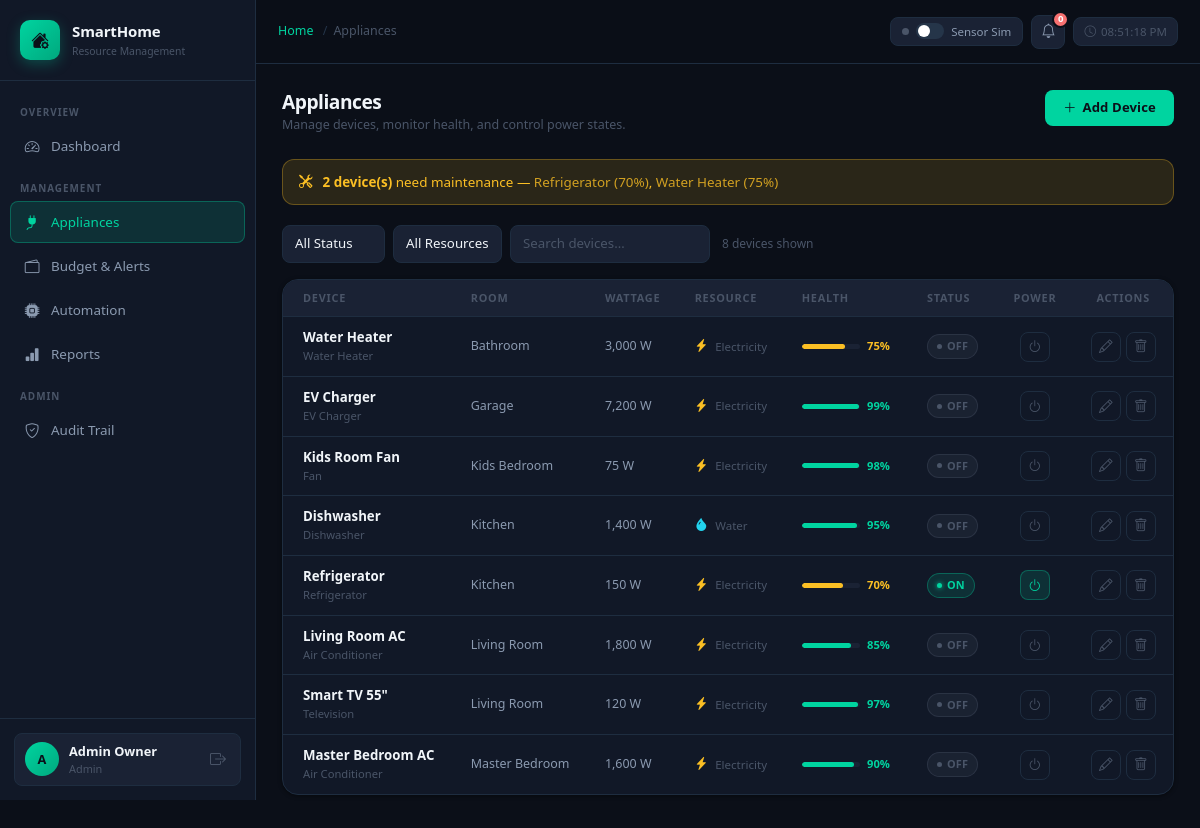
/appliances (signed in), run on the app's committed database.
### tables this page shows
CREATE TABLE users (
    id           INT UNSIGNED AUTO_INCREMENT PRIMARY KEY,
    name         VARCHAR(100)                        NOT NULL,
    email        VARCHAR(150)                        NOT NULL UNIQUE,
    password     VARCHAR(255)                        NOT NULL,
    role         ENUM('admin','resident','guest')    NOT NULL DEFAULT 'resident',
    avatar       VARCHAR(255)                        NULL,
    created_at   DATETIME                            NOT NULL DEFAULT CURRENT_TIMESTAMP,
    updated_at   DATETIME                            NOT NULL DEFAULT CURRENT_TIMESTAMP ON UPDATE CURRENT_TIMESTAMP
);

CREATE TABLE appliances (
    id              INT UNSIGNED AUTO_INCREMENT PRIMARY KEY,
    room_id         INT UNSIGNED         NOT NULL,
    name            VARCHAR(100)         NOT NULL,
    type            VARCHAR(60)          NOT NULL,
    status          ENUM('ON','OFF','FAULT','SHUTDOWN') NOT NULL DEFAULT 'OFF',
    base_wattage    DECIMAL(8,2)         NOT NULL DEFAULT 0,
    age_hours       INT UNSIGNED         NOT NULL DEFAULT 0,
    health_score    TINYINT UNSIGNED     NOT NULL DEFAULT 100 COMMENT '0-100',
    resource_type   ENUM('electricity','water','gas') NOT NULL DEFAULT 'electricity',
    created_at      DATETIME             NOT NULL DEFAULT CURRENT_TIMESTAMP,
    updated_at      DATETIME             NOT NULL DEFAULT CURRENT_TIMESTAMP ON UPDATE CURRENT_TIMESTAMP,
    CONSTRAINT fk_app_room FOREIGN KEY (room_id) REFERENCES rooms(id)
);

CREATE TABLE rooms (
    id         INT UNSIGNED AUTO_INCREMENT PRIMARY KEY,
    name       VARCHAR(80)  NOT NULL,
    floor      TINYINT      NOT NULL DEFAULT 1,
    created_at DATETIME     NOT NULL DEFAULT CURRENT_TIMESTAMP
);

### views/appliances/index.php (the view, shortened to what the rows shown need)
<?php $pageTitle = 'Appliances'; ?>
<div class="page-header">
    <div>
        <h1 class="page-title">Appliances</h1>
        <div class="page-sub">Manage devices, monitor health, and control power states.</div>
    </div>
    <div class="page-actions">
        <?php if($currentUser['role']==='admin'): ?>
        <a href="<?= BASE_URL ?>/appliances/create" class="btn-accent"><i class="bi bi-plus-lg"></i> Add Device</a>
        <?php endif; ?>
    </div>
</div>
<?php if (!empty($maintenance)): ?>
<div class="flash-bar flash-warning" style="margin-bottom:20px">
    <i class="bi bi-tools"></i>
    <span><strong><?= count($maintenance) ?> device(s)</strong> need maintenance —
        <?php foreach($maintenance as $m): ?>
        <span style="opacity:.8"><?= htmlspecialchars($m['name']) ?> (<?= $m['health_score'] ?>%)</span><?= !($m==end($maintenance))?', ':'' ?>
        <?php endforeach; ?>
    </span>
</div>
<?php endif; ?>
<div style="display:flex;gap:8px;margin-bottom:16px;flex-wrap:wrap;align-items:center">
    <select id="fStatus" class="form-select form-select-sm" style="width:auto">
        <option value="">All Status</option>
    </select>
    <select id="fResource" class="form-select form-select-sm" style="width:auto">
        <option value="">All Resources</option>
    </select>
    <input type="text" id="fSearch" class="form-control form-control-sm" placeholder="Search devices…" style="width:200px">
    <span id="fCount" style="font-size:.75rem;color:var(--text-3);margin-left:4px"></span>
</div>
<div class="sh-card">
    <div style="overflow-x:auto">
        <table class="tbl" id="appTable">
            <thead>
                <tr>
                    <th style="padding-left:20px">Device</th>
                    <th>Room</th>
                    <th>Wattage</th>
                    <th>Resource</th>
                    <th>Health</th>
                    <th>Status</th>
                    <th style="text-align:center">Power</th>
                    <?php if($currentUser['role']==='admin'): ?><th style="text-align:center">Actions</th><?php endif; ?>
                </tr>
            </thead>
            <tbody id="appBody">
            <?php foreach ($appliances as $a):
                $pillMap = ['ON'=>'pill-on','OFF'=>'pill-off','FAULT'=>'pill-fault','SHUTDOWN'=>'pill-shutdown'];
                $pill    = $pillMap[$a['status']] ?? 'pill-off';
                $health  = (int)$a['health_score'];
                $hc      = $health>=80?'var(--accent)':($health>=60?'var(--yellow)':'var(--red)');
                $rIco    = ['electricity'=>'lightning-charge-fill','water'=>'droplet-fill','gas'=>'fire'][$a['resource_type']]??'dash';
                $rCol    = ['electricity'=>'var(--yellow)','water'=>'var(--cyan)','gas'=>'var(--orange)'][$a['resource_type']]??'#fff';
                $csrf    = htmlspecialchars($_SESSION['csrf_token']??'');
            ?>
            <tr data-status="<?= $a['status'] ?>" data-resource="<?= $a['resource_type'] ?>" data-name="<?= strtolower(htmlspecialchars($a['name'])) ?>">
                <td style="padding-left:20px">
                    <div style="font-weight:600;font-size:.83rem"><?= htmlspecialchars($a['name']) ?></div>
                    <div style="font-size:.7rem;color:var(--text-3)"><?= htmlspecialchars($a['type']) ?></div>
                </td>
                <td style="font-size:.78rem;color:var(--text-2)"><?= htmlspecialchars($a['room_name']) ?></td>
                <td style="font-size:.78rem;color:var(--text-2)"><?= number_format($a['base_wattage'],0) ?> W</td>
                <td>
                    <i class="bi bi-<?= $rIco ?>" style="color:<?= $rCol ?>;font-size:.82rem"></i>
                    <span style="font-size:.72rem;color:var(--text-3);margin-left:4px"><?= ucfirst($a['resource_type']) ?></span>
                </td>
                <td>
                    <div style="display:flex;align-items:center;gap:7px;min-width:90px">
                        <div class="h-bar"><div class="h-fill" style="width:<?= $health ?>%;background:<?= $hc ?>"></div></div>
                        <span style="font-size:.7rem;font-weight:700;color:<?= $hc ?>;min-width:28px"><?= $health ?>%</span>
                    </div>
                </td>
                <td><span class="status-pill <?= $pill ?>"><?= $a['status'] ?></span></td>
                <td style="text-align:center">
                    <button class="btn-icon toggle-btn <?= $a['status']==='ON'?'power-on':'' ?>"
                            data-id="<?= $a['id'] ?>" data-csrf="<?= $csrf ?>"
                            title="Toggle power"
                            <?= $currentUser['role']==='guest'?'disabled style="opacity:.35"':'' ?>>
                        <i class="bi bi-power"></i>
                    </button>
                </td>
                <?php if($currentUser['role']==='admin'): ?>
                <td style="text-align:center">
                    <div style="display:flex;gap:5px;justify-content:center">
                        <a href="<?= BASE_URL ?>/appliances/edit/<?= $a['id'] ?>" class="btn-icon" title="Edit"><i class="bi bi-pencil"></i></a>
                        <form method="POST" action="<?= BASE_URL ?>/appliances/delete/<?= $a['id'] ?>" style="display:inline"
                              onsubmit="return confirm('Delete <?= htmlspecialchars(addslashes($a['name'])) ?>?')">
                            <button type="submit" class="btn-icon danger" title="Delete"><i class="bi bi-trash"></i></button>
                        </form>
                    </div>
                </td>
                <?php endif; ?>
            </tr>
            <?php endforeach; ?>
            </tbody>
        </table>
    </div>
</div>

### index.php (shortened to what the rows shown need)
<?php
$uri    = parse_url($_SERVER['REQUEST_URI'], PHP_URL_PATH);
$base   = parse_url(BASE_URL, PHP_URL_PATH);
$uri    = '/' . ltrim(substr($uri, strlen($base)), '/');
$parts  = array_values(array_filter(explode('/', trim($uri, '/'))));
$segment0 = $parts[0] ?? 'dashboard';
$segment1 = $parts[1] ?? 'index';
$segment2 = isset($parts[2]) ? (int)$parts[2] : null;
$routes = [
    ['GET',  'auth',       'login',          'AuthController',       'loginForm'],
    ['POST', 'auth',       'login',          'AuthController',       'login'],
    ['GET',  'auth',       'register',       'AuthController',       'registerForm'],
    ['POST', 'auth',       'register',       'AuthController',       'register'],
    ['GET',  'auth',       'logout',         'AuthController',       'logout'],
    ['GET',  'dashboard',  'index',          'DashboardController',  'index'],
    ['GET',  '',           '',               'DashboardController',  'index'],
    ['GET',  'appliances', 'index',          'ApplianceController',  'index'],
    ['GET',  'appliances', 'create',         'ApplianceController',  'create'],
    ['POST', 'appliances', 'store',          'ApplianceController',  'store'],
    ['GET',  'appliances', 'edit',           'ApplianceController',  'edit'],
    ['POST', 'appliances', 'update',         'ApplianceController',  'update'],
    ['POST', 'appliances', 'delete',         'ApplianceController',  'delete'],
    ['POST', 'appliances', 'toggle',         'ApplianceController',  'toggle'],
    ['GET',  'budget',     'index',          'BudgetController',     'index'],
    ['POST', 'budget',     'save',           'BudgetController',     'save'],
    ['POST', 'budget',     'mark-read',      'BudgetController',     'markRead'],
    ['POST', 'budget',     'mark-all-read',  'BudgetController',     'markAllRead'],
    ['GET',  'automation', 'index',          'AutomationController', 'index'],
    ['POST', 'automation', 'rule',           'AutomationController', 'storeRule'],
    ['POST', 'automation', 'delete-rule',    'AutomationController', 'deleteRule'],
    ['POST', 'automation', 'toggle-rule',    'AutomationController', 'toggleRule'],
    ['GET',  'automation', 'audit',          'AutomationController', 'auditLog'],
    ['POST', 'automation', 'challenge-join', 'AutomationController', 'joinChallenge'],
    ['POST', 'automation', 'vacation',       'AutomationController', 'vacationMode'],
    ['GET',  'reports',    'index',          'ReportsController',    'index'],
    ['POST', 'reports',    'upload',         'ReportsController',    'upload'],
    ['GET',  'reports',    'pdf',            'ReportsController',    'generatePdf'],
];
$method   = $_SERVER['REQUEST_METHOD'];
foreach ($routes as [$rm, $rc, $ra, $controller, $action]) {
    $seg0Match = $segment0 === $rc || ($rc === '' && $segment0 === '');
    if ($method === $rm && $seg0Match && ($segment1 === $ra || ($ra === 'index' && $segment1 === 'index'))) {
        $ctrl = new $controller();
        if ($segment2 !== null && method_exists($ctrl, $action)) {
            $ctrl->$action($segment2);
        } else {
            $ctrl->$action();
        }
        break;
    }
}

### views/layout/main.php (shortened to what the rows shown need)
<!DOCTYPE html>
<html lang="en">
<head>
    <link href="https://cdn.jsdelivr.net/npm/bootstrap@5.3.2/dist/css/bootstrap.min.css" rel="stylesheet">
    <link href="https://cdn.jsdelivr.net/npm/bootstrap-icons@1.11.3/font/bootstrap-icons.min.css" rel="stylesheet">
    <link href="<?= BASE_URL ?>/assets/css/app.css" rel="stylesheet">
</head>
<body>
<nav id="sidebar">
    <div class="sb-brand">
        <div class="sb-brand-icon"><i class="bi bi-house-gear-fill"></i></div>
        <div>
            <div class="sb-brand-text">SmartHome</div>
            <div class="sb-brand-sub">Resource Management</div>
        </div>
    </div>
    <div class="sb-nav">
        <div class="sb-section">Overview</div>
        <a href="<?= BASE_URL ?>/dashboard" class="sb-link <?= str_contains($_SERVER['REQUEST_URI'],'/dashboard')?'active':'' ?>"><i class="bi bi-speedometer2"></i> Dashboard</a>
        <div class="sb-section">Management</div>
        <a href="<?= BASE_URL ?>/appliances" class="sb-link <?= str_contains($_SERVER['REQUEST_URI'],'/appliances')?'active':'' ?>"><i class="bi bi-plug-fill"></i> Appliances</a>
        <a href="<?= BASE_URL ?>/budget" class="sb-link <?= str_contains($_SERVER['REQUEST_URI'],'/budget')?'active':'' ?>"><i class="bi bi-wallet2"></i> Budget & Alerts</a>
        <a href="<?= BASE_URL ?>/automation" class="sb-link <?= str_contains($_SERVER['REQUEST_URI'],'/automation')?'active':'' ?>"><i class="bi bi-cpu-fill"></i> Automation</a>
        <a href="<?= BASE_URL ?>/reports" class="sb-link <?= str_contains($_SERVER['REQUEST_URI'],'/reports')?'active':'' ?>"><i class="bi bi-bar-chart-fill"></i> Reports</a>
        <?php if (isset($currentUser) && $currentUser['role']==='admin'): ?>
        <div class="sb-section">Admin</div>
        <a href="<?= BASE_URL ?>/automation/audit" class="sb-link <?= str_contains($_SERVER['REQUEST_URI'],'/audit')?'active':'' ?>"><i class="bi bi-shield-check"></i> Audit Trail</a>
        <?php endif; ?>
    </div>
    <div class="sb-footer">
        <div class="sb-user">
            <div class="sb-avatar"><?= strtoupper(substr($currentUser['name']??'U',0,1)) ?></div>
            <div style="min-width:0;flex:1">
                <div class="sb-user-name text-truncate"><?= htmlspecialchars($currentUser['name']??'') ?></div>
                <div class="sb-user-role"><?= ucfirst($currentUser['role']??'') ?></div>
            </div>
            <a href="<?= BASE_URL ?>/auth/logout" class="sb-logout" title="Sign out"><i class="bi bi-box-arrow-right"></i></a>
        </div>
    </div>
</nav>
<header id="topbar">
    <div class="topbar-left">
        <nav class="page-breadcrumb">
            <a href="<?= BASE_URL ?>/dashboard">Home</a>
            <?php if(isset($pageTitle)): ?><span class="sep">/</span><span><?= htmlspecialchars($pageTitle) ?></span><?php endif; ?>
        </nav>
    </div>
    <div class="topbar-right">
        <label class="sim-wrap" for="simToggle" title="Simulate sensor data feed">
            <span class="sim-indicator" id="simDot"></span>
            <input type="checkbox" id="simToggle" role="switch">
            <span class="sim-label">Sensor Sim</span>
        </label>
        <div class="notif-wrap">
            <button class="notif-bell" id="notifBell" aria-label="Notifications" aria-expanded="false">
                <i class="bi bi-bell"></i>
                <span class="notif-badge" id="notifBadge">0</span>
            </button>
        </div>
        <div class="topbar-clock">
            <i class="bi bi-clock"></i>
            <span id="liveClock">--:--:--</span>
        </div>
    </div>
</header>
<main id="main">
    <div class="page-body">
        <?= $content ?>
    </div>
</main>
</body>
</html>

### data on the page
users: name "A", name "Admin Owner", role "Admin"
appliances: name "Refrigerator", health_score "70", type "Refrigerator", room.name "Kitchen", base_wattage "150", resource_type "Electricity", status "ON"
appliances: name "Water Heater", health_score "75", type "Water Heater", room.name "Bathroom", base_wattage "3,000", resource_type "Electricity", status "OFF"
appliances: name "EV Charger", type "EV Charger", room.name "Garage", base_wattage "7,200", resource_type "Electricity", health_score "99", status "OFF"
appliances: name "Kids Room Fan", type "Fan", room.name "Kids Bedroom", base_wattage "75", resource_type "Electricity", health_score "98", status "OFF"
appliances: name "Dishwasher", type "Dishwasher", room.name "Kitchen", base_wattage "1,400", resource_type "Water", health_score "95", status "OFF"
appliances: name "Living Room AC", type "Air Conditioner", room.name "Living Room", base_wattage "1,800", resource_type "Electricity", health_score "85", status "OFF"
appliances: name "Smart TV 55\"", type "Television", room.name "Living Room", base_wattage "120", resource_type "Electricity", health_score "97", status "OFF"
appliances: name "Master Bedroom AC", type "Air Conditioner", room.name "Master Bedroom", base_wattage "1,600", resource_type "Electricity", health_score "90", status "OFF"

### other printed values
count($maintenance) "2"
